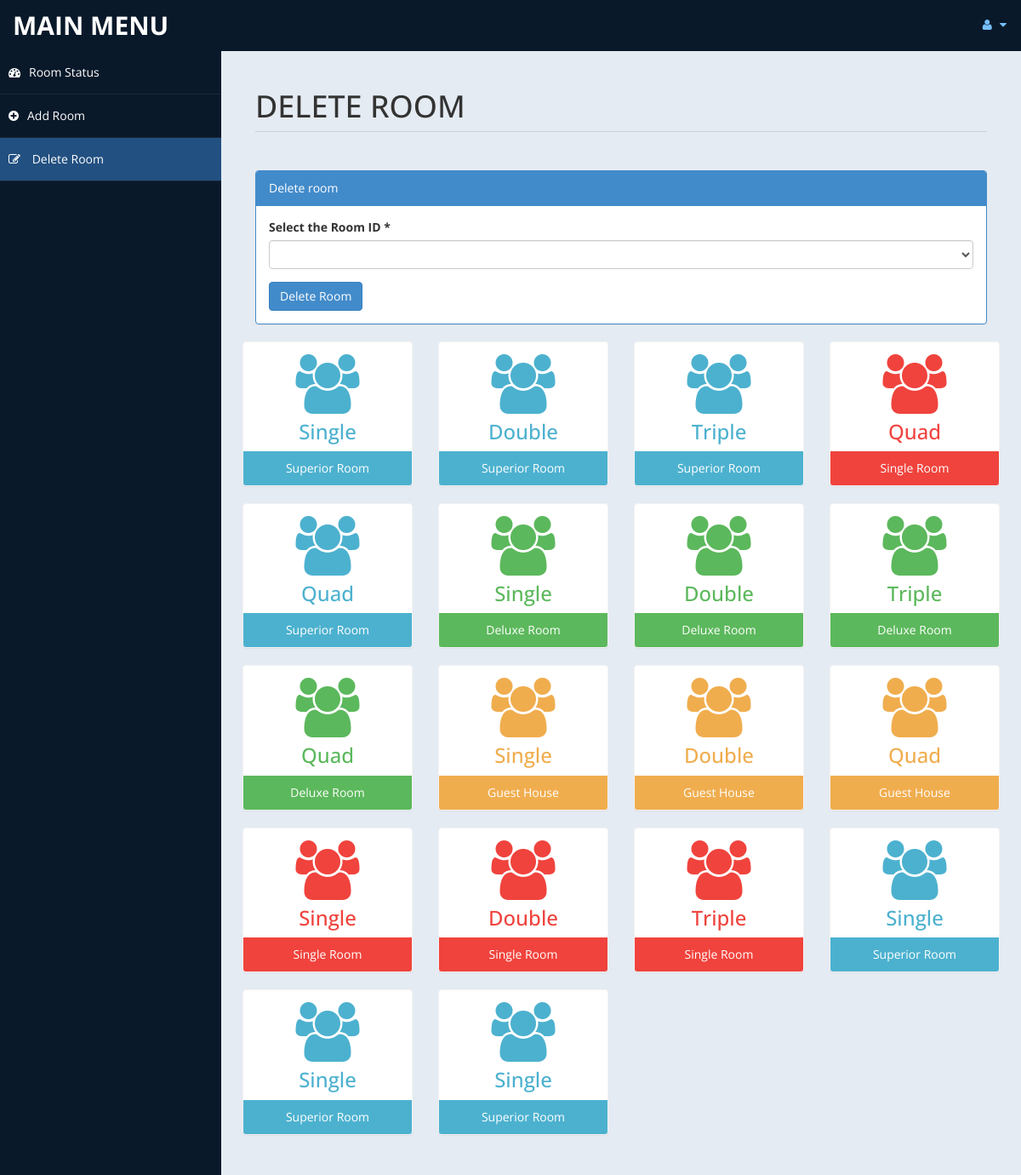
/admin/roomdel.php (signed in), run on the app's committed database.
### tables this page shows
CREATE TABLE `room` (
  `id` int(10) UNSIGNED NOT NULL,
  `type` varchar(15) DEFAULT NULL,
  `bedding` varchar(10) DEFAULT NULL,
  `place` varchar(10) DEFAULT NULL,
  `cusid` int(11) DEFAULT NULL
);

### admin/roomdel.php (the view, shortened to what this page needs)
<?php
include('db.php');
$rsql ="select id from room";
$rre=mysqli_query($con,$rsql);
?>
<!DOCTYPE html>
<html xmlns="http://www.w3.org/1999/xhtml">
<head>
    <link href="assets/css/bootstrap.css" rel="stylesheet" />
    <link href="assets/css/font-awesome.css" rel="stylesheet" />
    <link href="assets/css/custom-styles.css" rel="stylesheet" />
</head>
<body>
    <div id="wrapper">
        <nav class="navbar navbar-default top-navbar" role="navigation">
            <div class="navbar-header">
                <a class="navbar-brand" href="home.php">MAIN MENU </a>
            </div>
            <ul class="nav navbar-top-links navbar-right">
                <li class="dropdown">
                    <a class="dropdown-toggle" data-toggle="dropdown" href="#" aria-expanded="false">
                        <i class="fa fa-user fa-fw"></i> <i class="fa fa-caret-down"></i>
                    </a>
                </li>
            </ul>
        </nav>
        <nav class="navbar-default navbar-side" role="navigation">
            <div class="sidebar-collapse">
                <ul class="nav" id="main-menu">
                    <li>
                        <a  href="settings.php"><i class="fa fa-dashboard"></i>Room Status</a>
                    </li>
					<li>
                        <a   href="room.php"><i class="fa fa-plus-circle"></i>Add Room</a>
                    </li>
                    <li>
                        <a  class="active-menu" href="roomdel.php"><i class="fa fa-pencil-square-o"></i> Delete Room</a>
                    </li>
            </div>
        </nav>
        <div id="page-wrapper" >
            <div id="page-inner">
			 <div class="row">
                    <div class="col-md-12">
                        <h1 class="page-header">
                           DELETE ROOM <small></small>
                        </h1>
                    </div>
                </div>
            <div class="row">
                <div class="col-md-12 col-sm-12">
                    <div class="panel panel-primary">
                        <div class="panel-heading">
                           Delete room
                        </div>
                        <div class="panel-body">
						<form name="form" method="post">
                            <div class="form-group">
                                            <label>Select the Room ID *</label>
                                            <select name="id"  class="form-control" required>
												<option value selected ></option>
												<?php
												while($rrow=mysqli_fetch_array($rre))
												{
												$value = $rrow['id'];
												 echo '<option value="'.$value.'">'.$value.'</option>';
												}
												?>
                                            </select>
                              </div>
							 <input type="submit" name="del" value="Delete Room" class="btn btn-primary">
							</form>
                        </div>
                    </div>
                </div>
           <?php
						include ('db.php');
						$sql = "select * from room";
						$re = mysqli_query($con,$sql)
				?>
                <div class="row">
				<?php
										while($row= mysqli_fetch_array($re))
										{
												$id = $row['type'];
											if($id == "Superior Room")
											{
												echo"<div class='col-md-3 col-sm-12 col-xs-12'>
													<div class='panel panel-primary text-center no-boder bg-color-blue'>
														<div class='panel-body'>
															<i class='fa fa-users fa-5x'></i>
															<h3>".$row['bedding']."</h3>
														</div>
														<div class='panel-footer back-footer-blue'>
															".$row['type']."
														</div>
													</div>
												</div>";
											}
											else if ($id == "Deluxe Room")
											{
												echo"<div class='col-md-3 col-sm-12 col-xs-12'>
													<div class='panel panel-primary text-center no-boder bg-color-green'>
														<div class='panel-body'>
															<i class='fa fa-users fa-5x'></i>
															<h3>".$row['bedding']."</h3>
														</div>
														<div class='panel-footer back-footer-green'>
															".$row['type']."
														</div>
													</div>
												</div>";
											}
											else if($id =="Guest House")
											{
												echo"<div class='col-md-3 col-sm-12 col-xs-12'>
													<div class='panel panel-primary text-center no-boder bg-color-brown'>
														<div class='panel-body'>
															<i class='fa fa-users fa-5x'></i>
															<h3>".$row['bedding']."</h3>
														</div>
														<div class='panel-footer back-footer-brown'>
															".$row['type']."
														</div>
													</div>
												</div>";
											}
											else if($id =="Single Room")
											{
												echo"<div class='col-md-3 col-sm-12 col-xs-12'>
													<div class='panel panel-primary text-center no-boder bg-color-red'>
														<div class='panel-body'>
															<i class='fa fa-users fa-5x'></i>
															<h3>".$row['bedding']."</h3>
														</div>
														<div class='panel-footer back-footer-red'>
															".$row['type']."
														</div>
													</div>
												</div>";
											}
										}
									?>
                </div>
					</div>
            </div>
        </div>
</body>
</html>

### admin/assets/css/custom-styles.css (style rules this page uses)
body { font-family: 'Open Sans', sans-serif; }
#wrapper { width: 100%; background:#09192A; }
#page-wrapper { padding: 15px 15px; min-height: 600px; background:#E5EBF2; }
#page-inner { width:100%; margin:10px 20px 10px 0px; background-color:transparent; padding:10px; min-height:1200px; }
.text-center { text-align:center; }
.no-boder { border:1px solid #f3f3f3; }
h1, .h1, h2, .h2, h3, .h3 { margin-top: 7px; margin-bottom: -5px; }
.page-header { padding-bottom: 9px; margin: 10px 0 45px; border-bottom: 1px solid #C7D1DD; }
.bg-color-green { background-color: #fff; color: #5cb85c; }
.bg-color-blue { background-color: #fff; color: #4CB1CF }
.bg-color-red { background-color: #fff; color:#F0433D; }
.bg-color-brown { background-color: #fff; color:#f0ad4e; }
.back-footer-green { background-color: #5cb85c; color:#fff; border-top: 0px solid #fff; }
.back-footer-red { background-color: #F0433D; color:#fff; border-top: 0px solid #fff; }
.back-footer-blue { background-color: #4CB1CF; color:#fff; border-top: 0px solid #fff; }
.back-footer-brown { background-color: #f0ad4e; color:#fff; border-top: 0px solid #fff; }
.top-navbar { margin:0px; }
.top-navbar .navbar-brand { color: #fff; width: 260px; text-align: left; height: 60px; font-size: 30px; font-weight: 700; text-transform: uppercase; line-height: 30px; }
.top-navbar .nav > li { position: relative; display: inline-block; }
.top-navbar .nav > li > a { position: relative; display: block; padding: 19px 15px; color: #77C0FD; }
.active-menu { background-color:#225081!important; }
.sidebar-collapse , .sidebar-collapse .nav { background:none; }
.sidebar-collapse .nav { padding:0; }
.sidebar-collapse .nav > li > a { color:#fff; background:transparent; text-shadow:none; }
.sidebar-collapse > .nav > li > a { padding:15px 10px; }
.sidebar-collapse > .nav > li { border-bottom: 1px solid rgba(107, 108, 109, 0.19); }
.navbar-side { border:none; background-color: transparent; }
.top-navbar { background:#09192A; border-bottom:none; }
.top-navbar .nav > li > a > i { margin-right: 2px; }
.navbar-default { border:0px solid black; }
.navbar-header { background: #09192A; }
.nav > li > a > i { margin-right:10px; }
@media (min-width:768px) { #page-wrapper { margin: 0 0 0 260px; padding: 15px 30px; min-height: 1200px; } }
@media (min-width:768px) { .navbar-side { z-index: 1; position: absolute; width: 260px; } }
@media (min-width:768px) { .navbar { border-radius: 0px; } }

### data on the page
room: bedding "Single", type "Superior Room"
room: bedding "Double", type "Superior Room"
room: bedding "Triple", type "Superior Room"
room: bedding "Quad", type "Single Room"
room: bedding "Quad", type "Superior Room"
room: bedding "Single", type "Deluxe Room"
room: bedding "Double", type "Deluxe Room"
room: bedding "Triple", type "Deluxe Room"
room: bedding "Quad", type "Deluxe Room"
room: bedding "Single", type "Guest House"
room: bedding "Double", type "Guest House"
room: bedding "Quad", type "Guest House"
room: bedding "Single", type "Single Room"
room: bedding "Double", type "Single Room"
room: bedding "Triple", type "Single Room"
room: bedding "Single", type "Superior Room"
room: bedding "Single", type "Superior Room"
room: bedding "Single", type "Superior Room"
